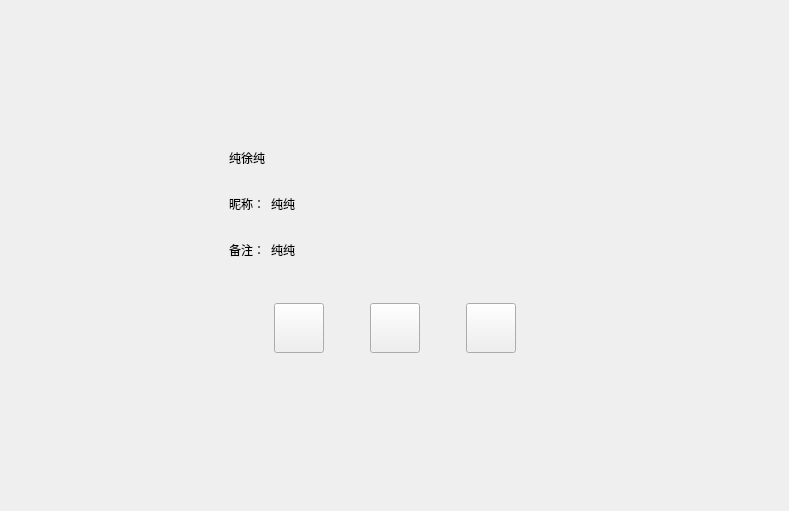
<?xml version="1.0" encoding="UTF-8"?>
<ui version="4.0">
 <class>FriendInfoPage</class>
 <widget class="QWidget" name="FriendInfoPage">
  <property name="geometry">
   <rect>
    <x>0</x>
    <y>0</y>
    <width>789</width>
    <height>511</height>
   </rect>
  </property>
  <property name="windowTitle">
   <string>Form</string>
  </property>
  <layout class="QVBoxLayout" name="verticalLayout">
   <property name="leftMargin">
    <number>120</number>
   </property>
   <property name="topMargin">
    <number>120</number>
   </property>
   <property name="rightMargin">
    <number>120</number>
   </property>
   <property name="bottomMargin">
    <number>120</number>
   </property>
   <item>
    <widget class="QWidget" name="widget" native="true">
     <layout class="QHBoxLayout" name="horizontalLayout">
      <item>
       <widget class="QLabel" name="icon_lb">
        <property name="minimumSize">
         <size>
          <width>85</width>
          <height>85</height>
         </size>
        </property>
        <property name="maximumSize">
         <size>
          <width>85</width>
          <height>85</height>
         </size>
        </property>
        <property name="text">
         <string/>
        </property>
       </widget>
      </item>
      <item>
       <widget class="QWidget" name="widget_3" native="true">
        <layout class="QVBoxLayout" name="verticalLayout_2">
         <item>
          <widget class="QWidget" name="widget_4" native="true">
           <property name="minimumSize">
            <size>
             <width>0</width>
             <height>40</height>
            </size>
           </property>
           <property name="maximumSize">
            <size>
             <width>16777215</width>
             <height>40</height>
            </size>
           </property>
           <layout class="QHBoxLayout" name="horizontalLayout_2">
            <property name="leftMargin">
             <number>0</number>
            </property>
            <property name="topMargin">
             <number>0</number>
            </property>
            <property name="rightMargin">
             <number>0</number>
            </property>
            <property name="bottomMargin">
             <number>0</number>
            </property>
            <item>
             <widget class="QLabel" name="name_lb">
              <property name="minimumSize">
               <size>
                <width>40</width>
                <height>0</height>
               </size>
              </property>
              <property name="maximumSize">
               <size>
                <width>16777215</width>
                <height>16777215</height>
               </size>
              </property>
              <property name="text">
               <string>纯徐纯</string>
              </property>
             </widget>
            </item>
            <item>
             <widget class="QLabel" name="sex_lb">
              <property name="minimumSize">
               <size>
                <width>40</width>
                <height>40</height>
               </size>
              </property>
              <property name="maximumSize">
               <size>
                <width>40</width>
                <height>40</height>
               </size>
              </property>
              <property name="text">
               <string/>
              </property>
             </widget>
            </item>
            <item>
             <spacer name="horizontalSpacer">
              <property name="orientation">
               <enum>Qt::Horizontal</enum>
              </property>
              <property name="sizeHint" stdset="0">
               <size>
                <width>40</width>
                <height>20</height>
               </size>
              </property>
             </spacer>
            </item>
           </layout>
          </widget>
         </item>
         <item>
          <widget class="QWidget" name="widget_2" native="true">
           <property name="minimumSize">
            <size>
             <width>0</width>
             <height>40</height>
            </size>
           </property>
           <property name="maximumSize">
            <size>
             <width>16777215</width>
             <height>40</height>
            </size>
           </property>
           <layout class="QHBoxLayout" name="horizontalLayout_3">
            <property name="leftMargin">
             <number>0</number>
            </property>
            <property name="topMargin">
             <number>0</number>
            </property>
            <property name="rightMargin">
             <number>0</number>
            </property>
            <property name="bottomMargin">
             <number>0</number>
            </property>
            <item>
             <widget class="QLabel" name="nick_tip">
              <property name="minimumSize">
               <size>
                <width>0</width>
                <height>30</height>
               </size>
              </property>
              <property name="maximumSize">
               <size>
                <width>50</width>
                <height>30</height>
               </size>
              </property>
              <property name="text">
               <string>昵称：</string>
              </property>
             </widget>
            </item>
            <item>
             <widget class="QLabel" name="nick_lb">
              <property name="text">
               <string>纯纯</string>
              </property>
             </widget>
            </item>
            <item>
             <spacer name="horizontalSpacer_2">
              <property name="orientation">
               <enum>Qt::Horizontal</enum>
              </property>
              <property name="sizeHint" stdset="0">
               <size>
                <width>40</width>
                <height>20</height>
               </size>
              </property>
             </spacer>
            </item>
           </layout>
          </widget>
         </item>
         <item>
          <widget class="QWidget" name="widget_5" native="true">
           <property name="minimumSize">
            <size>
             <width>0</width>
             <height>40</height>
            </size>
           </property>
           <property name="maximumSize">
            <size>
             <width>16777215</width>
             <height>40</height>
            </size>
           </property>
           <layout class="QHBoxLayout" name="horizontalLayout_4">
            <property name="leftMargin">
             <number>0</number>
            </property>
            <property name="topMargin">
             <number>0</number>
            </property>
            <property name="rightMargin">
             <number>0</number>
            </property>
            <property name="bottomMargin">
             <number>0</number>
            </property>
            <item>
             <widget class="QLabel" name="bak_tip">
              <property name="minimumSize">
               <size>
                <width>0</width>
                <height>30</height>
               </size>
              </property>
              <property name="maximumSize">
               <size>
                <width>50</width>
                <height>30</height>
               </size>
              </property>
              <property name="text">
               <string>备注：</string>
              </property>
             </widget>
            </item>
            <item>
             <widget class="QLabel" name="bak_lb">
              <property name="text">
               <string>纯纯</string>
              </property>
             </widget>
            </item>
            <item>
             <spacer name="horizontalSpacer_7">
              <property name="orientation">
               <enum>Qt::Horizontal</enum>
              </property>
              <property name="sizeHint" stdset="0">
               <size>
                <width>40</width>
                <height>20</height>
               </size>
              </property>
             </spacer>
            </item>
           </layout>
          </widget>
         </item>
        </layout>
       </widget>
      </item>
     </layout>
    </widget>
   </item>
   <item>
    <widget class="QWidget" name="widget_6" native="true">
     <layout class="QHBoxLayout" name="horizontalLayout_5">
      <item>
       <spacer name="horizontalSpacer_3">
        <property name="orientation">
         <enum>Qt::Horizontal</enum>
        </property>
        <property name="sizeHint" stdset="0">
         <size>
          <width>40</width>
          <height>20</height>
         </size>
        </property>
       </spacer>
      </item>
      <item>
       <widget class="ClickedBtn" name="msg_chat">
        <property name="minimumSize">
         <size>
          <width>50</width>
          <height>50</height>
         </size>
        </property>
        <property name="maximumSize">
         <size>
          <width>50</width>
          <height>50</height>
         </size>
        </property>
        <property name="text">
         <string/>
        </property>
       </widget>
      </item>
      <item>
       <spacer name="horizontalSpacer_5">
        <property name="orientation">
         <enum>Qt::Horizontal</enum>
        </property>
        <property name="sizeType">
         <enum>QSizePolicy::Fixed</enum>
        </property>
        <property name="sizeHint" stdset="0">
         <size>
          <width>40</width>
          <height>20</height>
         </size>
        </property>
       </spacer>
      </item>
      <item>
       <widget class="ClickedBtn" name="voice_chat">
        <property name="minimumSize">
         <size>
          <width>50</width>
          <height>50</height>
         </size>
        </property>
        <property name="maximumSize">
         <size>
          <width>50</width>
          <height>50</height>
         </size>
        </property>
        <property name="text">
         <string/>
        </property>
       </widget>
      </item>
      <item>
       <spacer name="horizontalSpacer_6">
        <property name="orientation">
         <enum>Qt::Horizontal</enum>
        </property>
        <property name="sizeType">
         <enum>QSizePolicy::Fixed</enum>
        </property>
        <property name="sizeHint" stdset="0">
         <size>
          <width>40</width>
          <height>20</height>
         </size>
        </property>
       </spacer>
      </item>
      <item>
       <widget class="ClickedBtn" name="video_chat">
        <property name="minimumSize">
         <size>
          <width>50</width>
          <height>50</height>
         </size>
        </property>
        <property name="maximumSize">
         <size>
          <width>50</width>
          <height>50</height>
         </size>
        </property>
        <property name="text">
         <string/>
        </property>
       </widget>
      </item>
      <item>
       <spacer name="horizontalSpacer_4">
        <property name="orientation">
         <enum>Qt::Horizontal</enum>
        </property>
        <property name="sizeHint" stdset="0">
         <size>
          <width>40</width>
          <height>20</height>
         </size>
        </property>
       </spacer>
      </item>
     </layout>
    </widget>
   </item>
   <item>
    <spacer name="verticalSpacer_2">
     <property name="orientation">
      <enum>Qt::Vertical</enum>
     </property>
     <property name="sizeHint" stdset="0">
      <size>
       <width>20</width>
       <height>40</height>
      </size>
     </property>
    </spacer>
   </item>
  </layout>
 </widget>
 <customwidgets>
  <customwidget>
   <class>ClickedBtn</class>
   <extends>QPushButton</extends>
   <header>clickedbtn.h</header>
  </customwidget>
 </customwidgets>
 <resources/>
 <connections/>
</ui>
